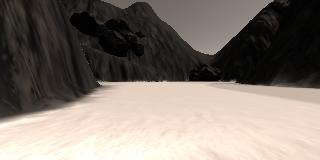
#> input picture Exercise of Project1/sample.jpg, 320 x 160 px
$ jupyter execute 'Warp, threshold and map.ipynb'   (shell and % lines are left out)   (older library calls are emulated)
#> lines starting #> are read from the running program, lines starting #| are printed output that depends on the picture; after the words box and inside, x2 and y2 are one past the last pixel; in counts of white or black regions, pixels touching at a corner belong together
#> further down, image is the input picture: shape (160, 320, 3); mean R, G, B 128.4, 119, 110.8
[cell 1]
import numpy as np
import cv2

def perspect_transform(img):

    img_size = (img.shape[1], img.shape[0])
#> img_size = (320, 160)
    # Define calibration box in source (actual) and destination (desired) coordinates
    # These source and destination points are defined to warp the image
    # to a grid where each 10x10 pixel square represents 1 square meter
    dst_size = 5
    # Set a bottom offset to account for the fact that the bottom of the image
    # is not the position of the rover but a bit in front of it
    bottom_offset = 6
    src = np.float32([[14, 140], [301 ,140],[200, 96], [118, 96]])
    dst = np.float32([[img_size[0]/2 - dst_size, img_size[1] - bottom_offset],
                      [img_size[0]/2 + dst_size, img_size[1] - bottom_offset],
                      [img_size[0]/2 + dst_size, img_size[1] - 2*dst_size - bottom_offset],
                      [img_size[0]/2 - dst_size, img_size[1] - 2*dst_size - bottom_offset],
                      ])

    M = cv2.getPerspectiveTransform(src, dst)
    warped = cv2.warpPerspective(img, M, img_size)# keep same size as input image
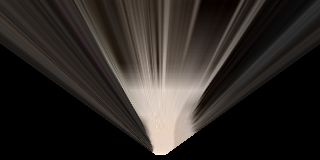
#> warped: shape (160, 320, 3); mean R, G, B 44.4, 39.7, 36.2
    return warped

def color_thresh(img, rgb_thresh=(160, 160, 160)):
    # Create an array of zeros same xy size as img, but single channel
#> called with rgb_thresh = (160, 160, 160)
    color_select = np.zeros_like(img[:,:,0])
    # Require that each pixel be above all thre threshold values in RGB
    # above_thresh will now contain a boolean array with "True"
    # where threshold was met
    above_thresh = (img[:,:,0] > rgb_thresh[0]) \
                & (img[:,:,1] > rgb_thresh[1]) \
                & (img[:,:,2] > rgb_thresh[2])
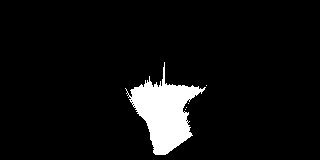
#> above_thresh: shape (160, 320) bool; 6.3% white; 5 white regions (4 under 20 px), largest, box (x1, y1, x2, y2) and area: (125, 62, 206, 155) 3233
    # Index the array of zeros with the boolean array and set to 1
    color_select[above_thresh] = 1
    # Return the binary image
    return color_select

[cell 2]
import matplotlib.pyplot as plt
import matplotlib.image as mpimg
import numpy as np
import cv2
# Read in the sample image
image = mpimg.imread('sample.jpg')


def rover_coords1(binary_img):
    # Calculate pixel positions with reference to the rover position being at the
    # center bottom of the image.
    x_pixel, y_pixel = binary_img.nonzero()
    y_pixel -= 160
    x_pixel = 160-x_pixel
    return x_pixel, y_pixel

# answer from the lesson
def rover_coords(binary_img):
    # Identify nonzero pixels
    ypos, xpos = binary_img.nonzero()
#> ypos = 3237 values from 62 to 154; xpos = 3237 values, max 206 at index 133, min 125 at index 251, mean 164.1
    # Calculate pixel positions with reference to the rover position being at the
    # center bottom of the image.
    x_pixel = np.absolute(ypos - binary_img.shape[0]).astype(np.float)
#> x_pixel = 3237 values, max 98 at index 0, min 6 at index 3226, mean 47.85
    y_pixel = -(xpos - binary_img.shape[0]).astype(np.float)
#> y_pixel = 3237 values, max 35 at index 251, min -46 at index 133, mean -4.06
    return x_pixel, y_pixel

# Perform warping and color thresholding
warped = perspect_transform(image)
colorsel = color_thresh(warped, rgb_thresh=(160, 160, 160))
plt.imshow(colorsel)

# Extract x and y positions of navigable terrain pixels
# and convert to rover coordinates
xpix, ypix = rover_coords(colorsel)
#> xpix has the same summary as x_pixel in rover_coords; ypix has the same summary as y_pixel in rover_coords

# Plot the map in rover-centric coords
fig = plt.figure(figsize=(5, 7.5))
plt.plot(xpix, ypix, '.')
plt.ylim(-160, 160)
plt.xlim(0, 160)
plt.title('Rover-Centric Map', fontsize=20)
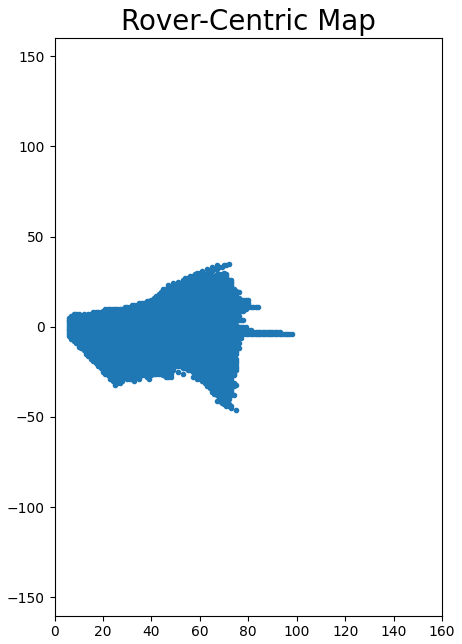
#> figure drawn by matplotlib, 1 panel

$ run again, with Exercise of Project1/example_grid1.jpg copied over Exercise of Project1/sample.jpg
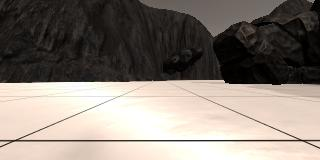
#> input picture Exercise of Project1/example_grid1.jpg, 320 x 160 px
#> image is the input picture: shape (160, 320, 3); mean R, G, B 135.1, 126.3, 118.3
#> in color_thresh, `above_thresh = (img[:,:,0] > rgb_thresh[0]) \ & (img[:,:,1] > rgb_thre..`:
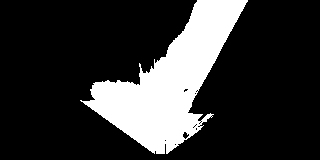
#> above_thresh: shape (160, 320) bool; 20.2% white; 1 white region, box (x1, y1, x2, y2) and area: (80, 0, 248, 154) 10338
#> ypos = 10338 values from 0 to 153; xpos = 10338 values, max 247 at index 50, min 80 at index 6356, mean 169.5
#> x_pixel = 10338 values, max 160 at index 0, min 7 at index 10326, mean 78.58
#> y_pixel = 10338 values, max 80 at index 6356, min -87 at index 50, mean -9.54
#> xpix has the same summary as x_pixel in rover_coords; ypix has the same summary as y_pixel in rover_coords
#> `[cell 2] import matplotlib.pyplot as plt import matplotlib.image as mp..`:
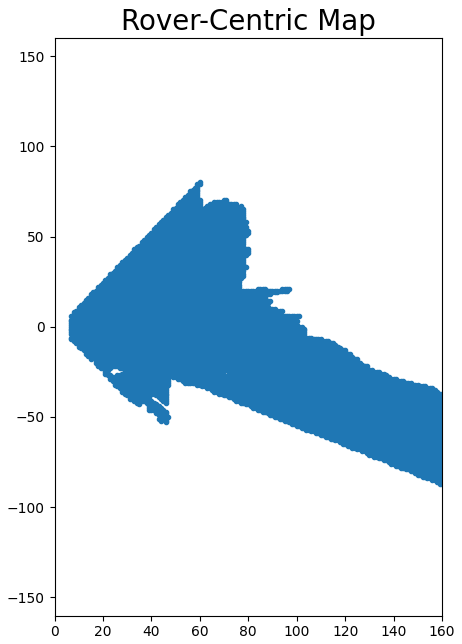
#> figure drawn by matplotlib, 1 panel
